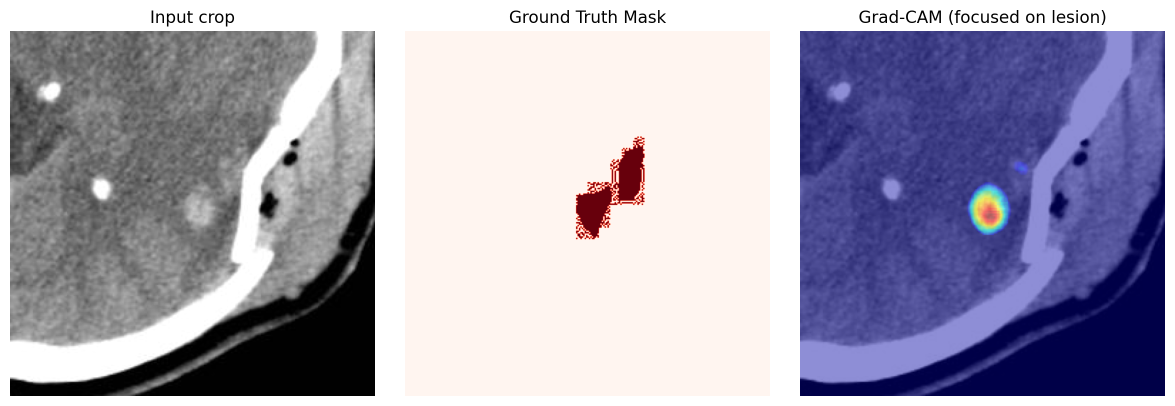
#> input picture neurofocus_ai/gradcam_example_50.png, 2349 x 812 px (shown at 1/2 size)
$ python -i image_preprocessor.py   (imports and definitions only)   (older library calls are emulated)
#> lines starting #> are read from the running program, lines starting #| are printed output that depends on the picture; after the words box and inside, x2 and y2 are one past the last pixel; in counts of white or black regions, pixels touching at a corner belong together
import os
import re
import cv2
import numpy as np
from PIL import Image, ImageOps

try:
    import pydicom
except ImportError:
    pydicom = None

try:
    import nibabel as nib
except ImportError:
    nib = None


def _is_nifti_file(file_path: str) -> bool:
    """Check if the file is a NIfTI (.nii or .nii.gz) neuroimaging volume."""
    lower = file_path.lower()
    return lower.endswith(".nii") or lower.endswith(".nii.gz")


# [49 lines left out: function load_nifti_slice_rgb, not called in this run]


def load_raw_image(file_path: str) -> np.ndarray:
    """
    Loads an image from disk. Supports standard image formats (PNG, JPG, JPEG),
    medical DICOM (.dcm) files, and 3D NIfTI (.nii / .nii.gz) volumes.
    Returns:
        RGB numpy array of shape (H, W, 3) with dtype uint8 (0..255).
    """
#> called with file_path = 'neurofocus_ai/gradcam_example_50.png'
    ext = os.path.splitext(file_path)[1].lower()

    # 1. Handle NIfTI (.nii / .nii.gz) 3D MRI volume
    if _is_nifti_file(file_path):
        return load_nifti_slice_rgb(file_path)

    # 2. Handle DICOM format if file has .dcm extension or DICOM header
    if ext == ".dcm" or _is_dicom_file(file_path):
        if pydicom is None:
            raise ImportError("pydicom is required to read .dcm medical files. Install with 'pip install pydicom'.")
        return load_dicom_with_brain_window(file_path)

    # 3. Handle standard image formats (PNG, JPG, JPEG, etc.)
    with Image.open(file_path) as pil_img:
        # Correct orientation based on EXIF tags (e.g. smartphone photos)
#> pil_img is the input picture: PIL image 2349x812 RGBA; mean R, G, B, A 163.9, 160.5, 178.9, 255
        pil_img = ImageOps.exif_transpose(pil_img)
        img_rgb = np.array(pil_img.convert("RGB"))
        return img_rgb


def _is_dicom_file(file_path: str) -> bool:
    """Check for standard DICM magic bytes at offset 128."""
    try:
        with open(file_path, "rb") as f:
            f.seek(128)
            return f.read(4) == b"DICM"
    except Exception:
        return False


# [24 lines left out: function load_dicom_with_brain_window, not called in this run]


def clean_and_crop_head(img_rgb: np.ndarray, margin_percent: float = 0.03) -> np.ndarray:
    """
    Detects the patient's head/brain boundary and crops out peripheral scanner artifacts,
    black background margins, and patient/clinic text annotations outside the scan.
    """
#> called with margin_percent = 0.03
    gray = cv2.cvtColor(img_rgb, cv2.COLOR_RGB2GRAY)
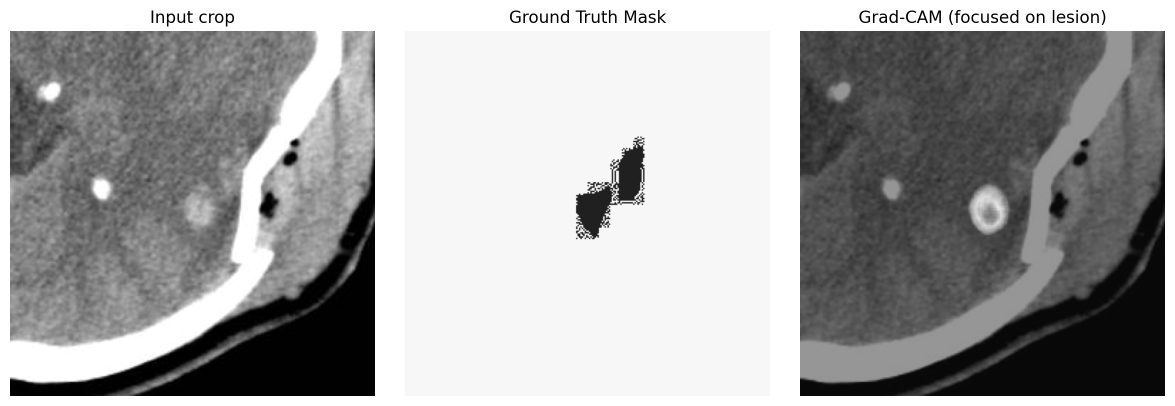
#> gray: shape (812, 2349) (shown at 1/2 size); min 0, max 255, mean 163.5

    # Threshold background noise (near-black pixels)
    _, thresh = cv2.threshold(gray, 20, 255, cv2.THRESH_BINARY)
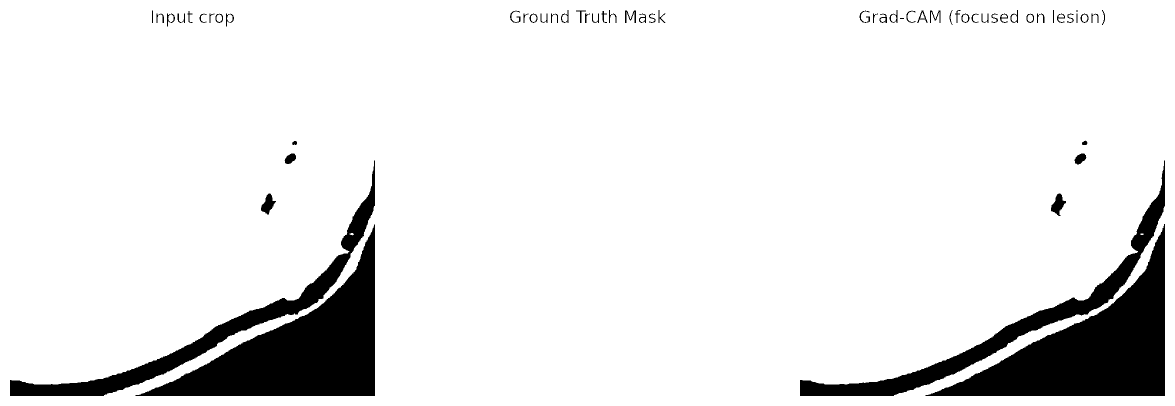
#> thresh: shape (812, 2349) (shown at 1/2 size); 90.7% white; 60 black regions (2 under 20 px), largest, box (x1, y1, x2, y2) and area: (1851, 448, 2330, 792) 59181, (271, 449, 750, 792) 59052, (1600, 321, 2330, 792) 26543
    contours, _ = cv2.findContours(thresh, cv2.RETR_EXTERNAL, cv2.CHAIN_APPROX_SIMPLE)
#> contours = [[[0, 0], [0, 811], [2348, 811], [2348, 0]]]

    if not contours:
        return img_rgb

    # Find the largest contour (the head structure)
    largest_contour = max(contours, key=cv2.contourArea)
#> largest_contour = [[0, 0], [0, 811], [2348, 811], [2348, 0]]
    total_area = img_rgb.shape[0] * img_rgb.shape[1]
#> total_area = 1907388
    contour_area = cv2.contourArea(largest_contour)
#> contour_area = 1904228

    # Only crop if the detected region occupies a reasonable fraction of the frame (>15%)
    if contour_area < (total_area * 0.15):
        return img_rgb

    x, y, w, h = cv2.boundingRect(largest_contour)
#> x = 0; y = 0; w = 2349; h = 812

    # Add small padding margin
    pad_x = int(w * margin_percent)
#> pad_x = 70
    pad_y = int(h * margin_percent)
#> pad_y = 24

    x1 = max(0, x - pad_x)
#> x1 = 0
    y1 = max(0, y - pad_y)
#> y1 = 0
    x2 = min(img_rgb.shape[1], x + w + pad_x)
#> x2 = 2349
    y2 = min(img_rgb.shape[0], y + h + pad_y)
#> y2 = 812

    cropped = img_rgb[y1:y2, x1:x2]
    return cropped if cropped.size > 0 else img_rgb


def enhance_brain_contrast(img_rgb: np.ndarray, clip_limit: float = 2.0, tile_grid_size=(8, 8)) -> np.ndarray:
    """
    Applies CLAHE (Contrast Limited Adaptive Histogram Equalization) to the luminance
    channel, making faint ischemic infarcts and tissue differences visible across
    diverse scanner brightness calibrations.
    """
#> called with clip_limit = 2, tile_grid_size = (8, 8)
    lab = cv2.cvtColor(img_rgb, cv2.COLOR_RGB2LAB)
#> lab: shape (812, 2349, 3); mean of channels 0, 1, 2 167.2, 135, 118.3
    l, a, b = cv2.split(lab)
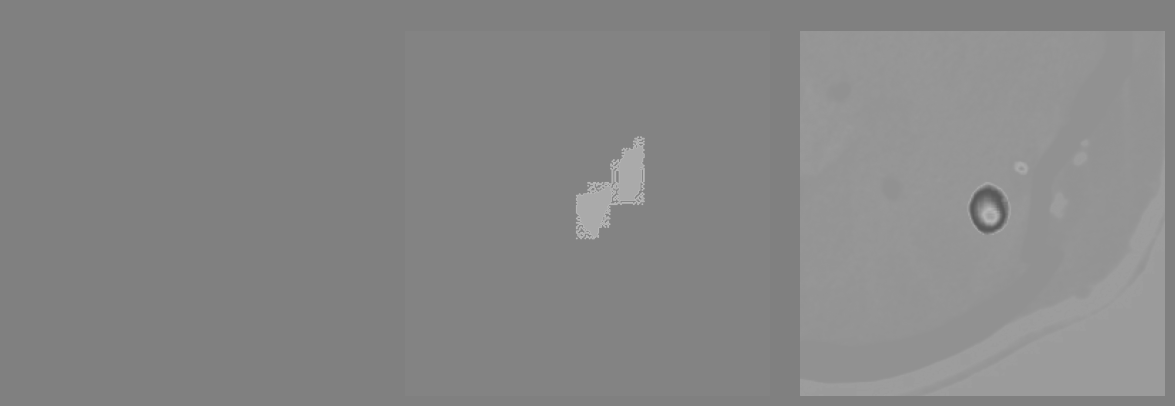
#> a: shape (812, 2349) (shown at 1/2 size); min 88, max 195, mean 135
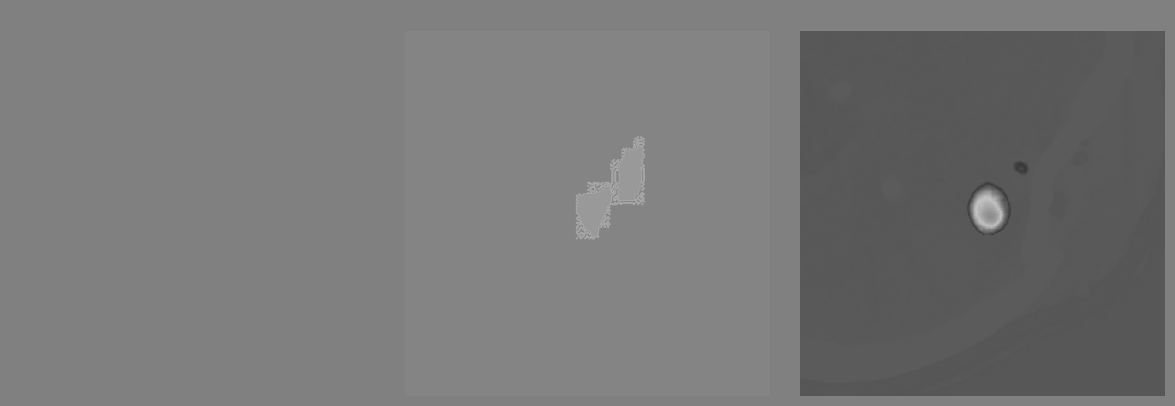
#> b: shape (812, 2349) (shown at 1/2 size); min 55, max 195, mean 118.3

    clahe = cv2.createCLAHE(clipLimit=clip_limit, tileGridSize=tile_grid_size)
    cl = clahe.apply(l)
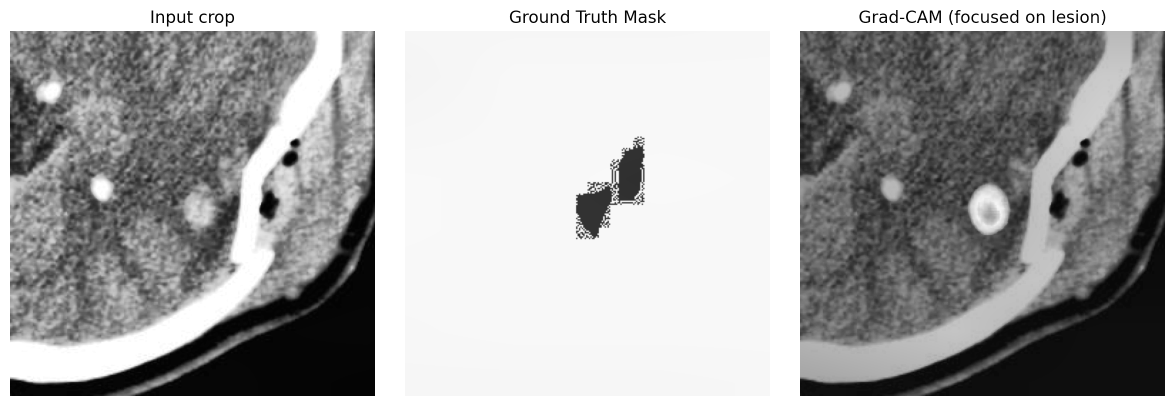
#> cl: shape (812, 2349) (shown at 1/2 size); min 1, max 255, mean 169.3

    enhanced_lab = cv2.merge((cl, a, b))
#> enhanced_lab: shape (812, 2349, 3); mean of channels 0, 1, 2 169.3, 135, 118.3
    enhanced_rgb = cv2.cvtColor(enhanced_lab, cv2.COLOR_LAB2RGB)
    return enhanced_rgb


def letterbox_resize(img_rgb: np.ndarray, target_size=(224, 224)) -> np.ndarray:
    """
    Resizes the image to target_size maintaining the original aspect ratio,
    padding remaining borders with black. Avoids distorting brain proportions.
    """
#> called with target_size = (224, 224)
    target_h, target_w = target_size
    h, w = img_rgb.shape[:2]
#> h = 812; w = 2349

    scale = min(target_w / w, target_h / h)
#> scale = 0.0954
    new_w = int(w * scale)
#> new_w = 224
    new_h = int(h * scale)
#> new_h = 77

    resized = cv2.resize(img_rgb, (new_w, new_h), interpolation=cv2.INTER_AREA)
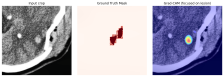
#> resized: shape (77, 224, 3); mean R, G, B 166.5, 162.9, 181.2

    canvas = np.zeros((target_h, target_w, 3), dtype=np.uint8)
    top = (target_h - new_h) // 2
#> top = 73
    left = (target_w - new_w) // 2
#> left = 0

    canvas[top:top + new_h, left:left + new_w] = resized
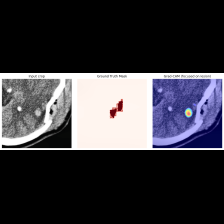
#> canvas: shape (224, 224, 3); mean R, G, B 57.2, 56, 62.3
    return canvas


def preprocess_real_world_scan(file_path: str, target_size=(224, 224), apply_contrast_enhancement: bool = True):
    """
    Full real-world preprocessing pipeline:
      1. Load raw image / DICOM
      2. Clean peripheral artifacts & crop to head
      3. Enhance contrast (CLAHE)
      4. Aspect-ratio preserving letterbox resize
    Returns:
        preprocessed_rgb: uint8 array (target_size[0], target_size[1], 3)
        raw_rgb: original uint8 array for display
    """
    raw_rgb = load_raw_image(file_path)
    if _is_nifti_file(file_path):
        # Preserve native NIfTI field-of-view margin for 2D CNN compatibility
        final_rgb = cv2.resize(raw_rgb, target_size)
        return final_rgb, raw_rgb

    cropped = clean_and_crop_head(raw_rgb)

    if apply_contrast_enhancement:
        enhanced = enhance_brain_contrast(cropped)
    else:
        enhanced = cropped

    final_rgb = letterbox_resize(enhanced, target_size=target_size)
    return final_rgb, raw_rgb


# [233 lines left out: functions check_scan_quality, validate_brain_scan, prepare_model_tensor, not called in this run]

>>> result = preprocess_real_world_scan('neurofocus_ai/gradcam_example_50.png')
